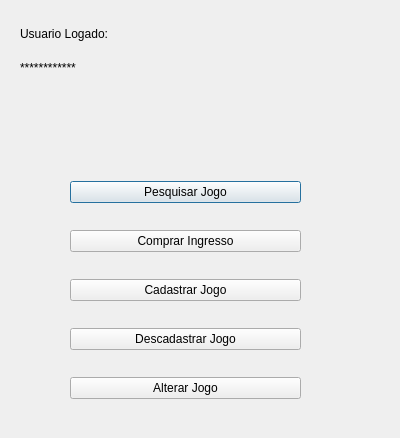
<?xml version="1.0" encoding="UTF-8"?>
<ui version="4.0">
 <class>fm_principal</class>
 <widget class="QDialog" name="fm_principal">
  <property name="geometry">
   <rect>
    <x>0</x>
    <y>0</y>
    <width>400</width>
    <height>438</height>
   </rect>
  </property>
  <property name="windowTitle">
   <string>Dialog</string>
  </property>
  <widget class="QWidget" name="">
   <property name="geometry">
    <rect>
     <x>70</x>
     <y>160</y>
     <width>231</width>
     <height>261</height>
    </rect>
   </property>
   <layout class="QVBoxLayout" name="verticalLayout">
    <item>
     <widget class="QPushButton" name="pushButton_2">
      <property name="text">
       <string>Pesquisar Jogo</string>
      </property>
     </widget>
    </item>
    <item>
     <widget class="QPushButton" name="pushButton">
      <property name="text">
       <string>Comprar Ingresso</string>
      </property>
     </widget>
    </item>
    <item>
     <widget class="QPushButton" name="btn_cadastrarJogo">
      <property name="text">
       <string>Cadastrar Jogo</string>
      </property>
     </widget>
    </item>
    <item>
     <widget class="QPushButton" name="pushButton_4">
      <property name="text">
       <string>Descadastrar Jogo</string>
      </property>
     </widget>
    </item>
    <item>
     <widget class="QPushButton" name="pushButton_5">
      <property name="text">
       <string>Alterar Jogo</string>
      </property>
     </widget>
    </item>
   </layout>
  </widget>
  <widget class="QWidget" name="">
   <property name="geometry">
    <rect>
     <x>20</x>
     <y>20</y>
     <width>141</width>
     <height>61</height>
    </rect>
   </property>
   <layout class="QVBoxLayout" name="verticalLayout_2">
    <item>
     <widget class="QLabel" name="label">
      <property name="text">
       <string>Usuario Logado: </string>
      </property>
     </widget>
    </item>
    <item>
     <widget class="QLabel" name="l_usuarioLogado">
      <property name="text">
       <string>************</string>
      </property>
     </widget>
    </item>
   </layout>
  </widget>
 </widget>
 <resources/>
 <connections/>
</ui>
